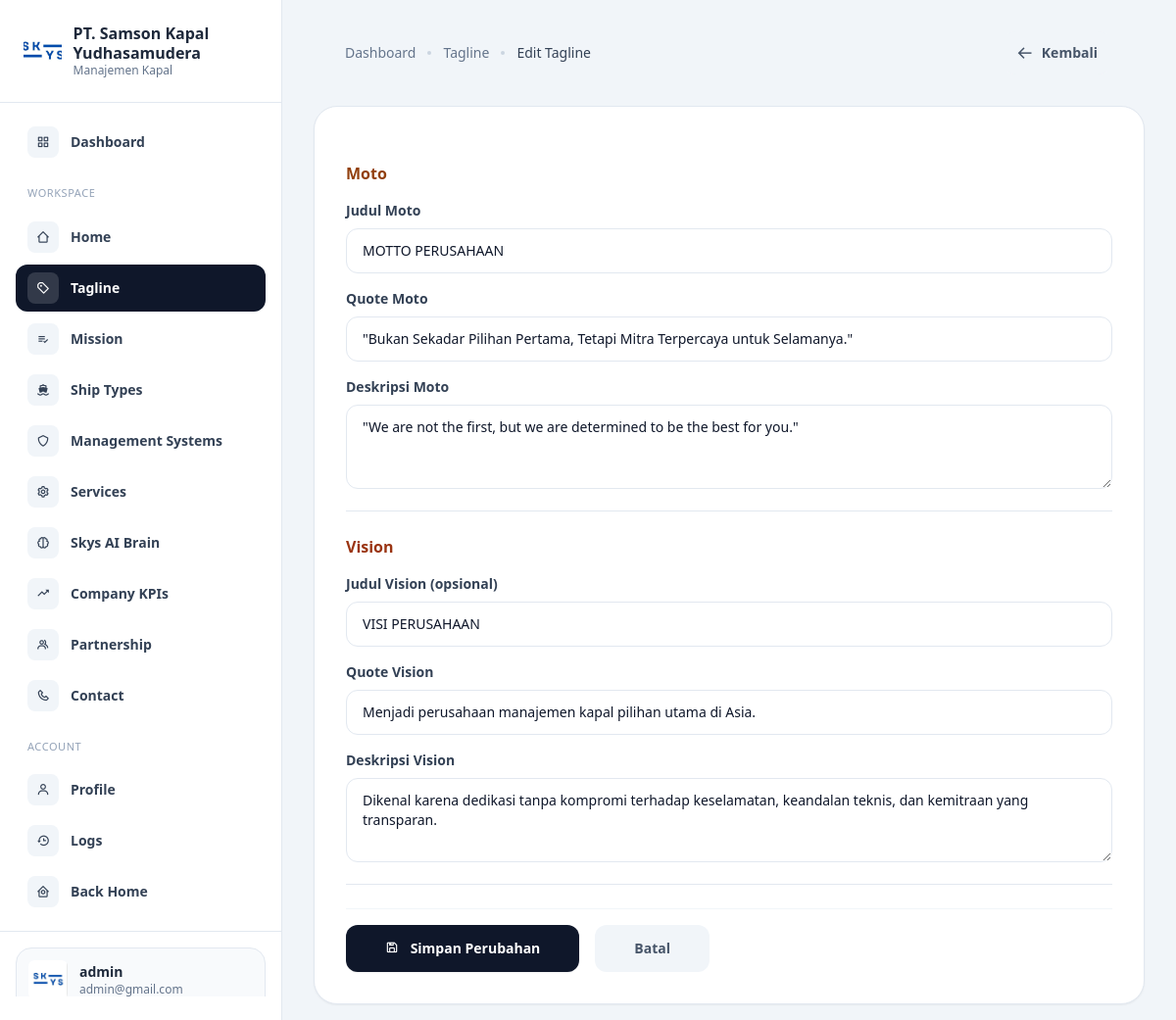
The app's page /dashboard/tagline/edit.php?id=1 (signed in) with its own data.
### tables this page shows
CREATE TABLE `taglines` (
  `id` int UNSIGNED NOT NULL,
  `title_moto` varchar(255) NOT NULL,
  `quete_moto` text NOT NULL,
  `description_moto` text NOT NULL,
  `title_vission` varchar(500) DEFAULT NULL,
  `quete_vission` text NOT NULL,
  `description_vission` text NOT NULL,
  `user_id` int UNSIGNED DEFAULT NULL,
  `created_at` datetime NOT NULL DEFAULT CURRENT_TIMESTAMP,
  `updated_at` datetime DEFAULT NULL ON UPDATE CURRENT_TIMESTAMP
);

CREATE TABLE `accounts` (
  `id` int UNSIGNED NOT NULL,
  `fullname` varchar(255) NOT NULL,
  `email` varchar(255) NOT NULL,
  `password` varchar(255) NOT NULL,
  `role_id` tinyint UNSIGNED NOT NULL DEFAULT '1',
  `created_at` datetime NOT NULL DEFAULT CURRENT_TIMESTAMP,
  `updated_at` datetime DEFAULT NULL ON UPDATE CURRENT_TIMESTAMP
);

### controllers/TaglineController.php (called while the page is built, shortened)
<?php
class TaglineController
{
    private mysqli $db;
    public function __construct(mysqli $db, ?AuthController $auth = null)
    {
        $this->db = $db;
    }
    public function getById(int $id): ?array
    {
        $stmt = $this->db->prepare("SELECT t.id, t.title_moto, t.quete_moto, t.description_moto, t.title_vission, t.quete_vission, t.description_vission, t.user_id, t.created_at, t.updated_at, a.fullname FROM `taglines` t LEFT JOIN `accounts` a ON t.user_id = a.id WHERE t.id = ? LIMIT 1");
        $stmt->bind_param('i', $id);
        $stmt->execute();
        $row = $stmt->get_result()->fetch_assoc();
        return $row ?: null;
    }
}

### dashboard/tagline/edit.php (the view, shortened to what this page needs)
<?php
$id = isset($_GET['id']) ? (int) $_GET['id'] : 0;
require_once __DIR__ . '/../header.php';
require_once __DIR__ . '/../../config/db.php';
require_once __DIR__ . '/../../controllers/TaglineController.php';
$auth = new AuthController($db);
$controller = new TaglineController($db, $auth);
$row = $controller->getById($id);
$active = 'tagline';
$breadcrumbs = [
    ['label' => 'Dashboard', 'href' => '/dashboard'],
    ['label' => 'Tagline', 'href' => '/dashboard/tagline'],
    ['label' => 'Edit Tagline', 'href' => '#'],
];
?>
<div class="flex min-h-screen overflow-hidden">
    <?php require_once __DIR__ . '/../sidebar.php'; ?>
    <main class="flex-1 min-w-0 h-screen overflow-y-auto px-4 md:px-8 space-y-4 pb-4">
        <div class="px-4 md:px-8 py-4">
            <div class="flex items-center justify-between">
                <div class="flex items-center gap-3">
                    <?php echo renderBreadcrumb($breadcrumbs); ?>
                </div>
                <a href="/dashboard/tagline"
                    class="flex items-center gap-2 rounded-2xl bg-slate-100 px-4 py-2 text-sm font-semibold text-slate-600 hover:bg-slate-200 transition-all">
                    <i class='bx bx-arrow-back text-lg'></i>
                    <span class="hidden sm:inline">Kembali</span>
                </a>
            </div>
        </div>
        <div class="rounded-3xl border border-slate-200 bg-white p-8 shadow-sm">
            <form action="/dashboard/tagline/process.php" method="POST" class="space-y-6" onsubmit="return validateTaglineForm()">
                <div class="border-b border-slate-200 pb-4">
                    <h3 class="text-base font-semibold text-amber-800 mb-4">Moto</h3>
                    <div class="space-y-4">
                        <div>
                            <label class="block text-sm font-semibold text-slate-700 mb-2">Judul Moto</label>
                            <input type="text" name="title_moto" required placeholder="Contoh: Moto Perusahaan"
                                value="<?php echo htmlspecialchars($row['title_moto']); ?>"
                                class="w-full rounded-xl border border-slate-200 px-4 py-3 text-sm focus:outline-none focus:ring-2 focus:ring-slate-900 focus:border-transparent transition-all">
                        </div>
                        <div>
                            <label class="block text-sm font-semibold text-slate-700 mb-2">Quote Moto</label>
                            <input type="text" name="quete_moto" required placeholder="Kutipan singkat moto"
                                value="<?php echo htmlspecialchars($row['quete_moto']); ?>"
                                class="w-full rounded-xl border border-slate-200 px-4 py-3 text-sm focus:outline-none focus:ring-2 focus:ring-slate-900 focus:border-transparent transition-all">
                        </div>
                        <div>
                            <label class="block text-sm font-semibold text-slate-700 mb-2">Deskripsi Moto</label>
                            <textarea name="description_moto" rows="3" required placeholder="Penjelasan moto perusahaan"
                                class="w-full rounded-xl border border-slate-200 px-4 py-3 text-sm focus:outline-none focus:ring-2 focus:ring-slate-900 focus:border-transparent transition-all"><?php echo htmlspecialchars($row['description_moto']); ?></textarea>
                        </div>
                    </div>
                </div>
                <div class="border-b border-slate-200 pb-4">
                    <h3 class="text-base font-semibold text-orange-800 mb-4">Vision</h3>
                    <div class="space-y-4">
                        <div>
                            <label class="block text-sm font-semibold text-slate-700 mb-2">Judul Vision (opsional)</label>
                            <input type="text" name="title_vission" placeholder="Contoh: Vision"
                                value="<?php echo htmlspecialchars($row['title_vission'] ?? ''); ?>"
                                class="w-full rounded-xl border border-slate-200 px-4 py-3 text-sm focus:outline-none focus:ring-2 focus:ring-slate-900 focus:border-transparent transition-all">
                        </div>
                        <div>
                            <label class="block text-sm font-semibold text-slate-700 mb-2">Quote Vision</label>
                            <input type="text" name="quete_vission" required placeholder="Kutipan vision"
                                value="<?php echo htmlspecialchars($row['quete_vission']); ?>"
                                class="w-full rounded-xl border border-slate-200 px-4 py-3 text-sm focus:outline-none focus:ring-2 focus:ring-slate-900 focus:border-transparent transition-all">
                        </div>
                        <div>
                            <label class="block text-sm font-semibold text-slate-700 mb-2">Deskripsi Vision</label>
                            <textarea name="description_vission" rows="3" required placeholder="Penjelasan vision perusahaan"
                                class="w-full rounded-xl border border-slate-200 px-4 py-3 text-sm focus:outline-none focus:ring-2 focus:ring-slate-900 focus:border-transparent transition-all"><?php echo htmlspecialchars($row['description_vission']); ?></textarea>
                        </div>
                    </div>
                </div>
                <div class="flex items-center gap-4 pt-4 border-t border-slate-100">
                    <button type="submit"
                        class="flex-1 md:flex-none rounded-xl bg-slate-900 px-10 py-3.5 text-sm font-semibold text-white hover:bg-slate-800 transition-all shadow-sm">
                        <i class='bx bx-save mr-2'></i> Simpan Perubahan
                    </button>
                    <a href="/dashboard/tagline"
                        class="flex-1 md:flex-none text-center rounded-xl bg-slate-100 px-10 py-3.5 text-sm font-semibold text-slate-600 hover:bg-slate-200 transition-all">
                        Batal
                    </a>
                </div>
            </form>
        </div>
    </main>
</div>
<?php require_once __DIR__ . '/../footer.php'; ?>

### dashboard/sidebar.php (shortened to what this page needs)
<?php
$user = $_SESSION['user'] ?? null;
$active = $active ?? 'dashboard';
function navClass(string $key, string $active): string
{
    $base = 'flex items-center gap-3 px-3 py-2 rounded-xl text-sm font-semibold ';
    if ($key === $active) {
        return $base . 'bg-slate-900 text-white';
    }
    return $base . 'text-slate-700 hover:bg-slate-100';
}
?>
<aside id="sidebar"
    class="fixed inset-y-0 left-0 z-50 w-72 bg-white text-slate-800 h-screen min-h-screen overflow-y-auto flex flex-col border-r border-slate-200 transform -translate-x-full transition-transform duration-300 ease-in-out lg:relative lg:translate-x-0">
    <div class="px-6 py-6 border-b border-slate-200 flex items-center justify-between">
        <div class="flex items-center gap-3">
            <div class="h-14 w-14 rounded-xl overflow-hidden">
                <img src="/public/logo.jpeg" alt="PT Samson Sure" class="h-full w-full object-cover">
            </div>
            <div>
                <div class="text-base font-semibold leading-tight">PT. Samson Kapal Yudhasamudera</div>
                <div class="text-xs text-slate-500">Manajemen Kapal</div>
            </div>
        </div>
    </div>
    <nav class="px-4 py-4 flex-1 space-y-1">
        <a href="/dashboard" class="<?php echo navClass('dashboard', $active); ?>">
            <span class="inline-flex h-8 w-8 items-center justify-center rounded-lg <?php echo $active === 'dashboard' ? 'bg-white/15' : 'bg-slate-100 text-slate-700'; ?>">
                <i class="bx bx-grid-alt"></i>
            </span>
            Dashboard
        </a>
        <div class="pt-4 pb-2 px-3 text-[11px] uppercase tracking-wider text-slate-400">Workspace</div>
        <a href="/dashboard/home" class="<?php echo navClass('home', $active); ?>">
            <span class="inline-flex h-8 w-8 items-center justify-center rounded-lg <?php echo $active === 'home' ? 'bg-white/15' : 'bg-slate-100 text-slate-700'; ?>">
                <i class="bx bx-home-alt-2"></i>
            </span>
            Home
        </a>
        <a href="/dashboard/tagline" class="<?php echo navClass('tagline', $active); ?>">
            <span class="inline-flex h-8 w-8 items-center justify-center rounded-lg <?php echo $active === 'tagline' ? 'bg-white/15' : 'bg-slate-100 text-slate-700'; ?>">
                <i class="bx bx-purchase-tag-alt"></i>
            </span>
            Tagline
        </a>
        <a href="/dashboard/mission" class="<?php echo navClass('mission', $active); ?>">
            <span class="inline-flex h-8 w-8 items-center justify-center rounded-lg <?php echo $active === 'mission' ? 'bg-white/15' : 'bg-slate-100 text-slate-700'; ?>">
                <i class="bx bx-list-check"></i>
            </span>
            Mission
        </a>
        <a href="/dashboard/ship-types" class="<?php echo navClass('ship-types', $active); ?>">
            <span class="inline-flex h-8 w-8 items-center justify-center rounded-lg <?php echo $active === 'ship-types' ? 'bg-white/15' : 'bg-slate-100 text-slate-700'; ?>">
                <i class="bx bxs-ship"></i>
            </span>
            Ship Types
        </a>
        <a href="/dashboard/management-systems" class="<?php echo navClass('management-systems', $active); ?>">
            <span class="inline-flex h-8 w-8 items-center justify-center rounded-lg <?php echo $active === 'management-systems' ? 'bg-white/15' : 'bg-slate-100 text-slate-700'; ?>">
                <i class="bx bx-shield"></i>
            </span>
            Management Systems
        </a>
        <a href="/dashboard/services" class="<?php echo navClass('services', $active); ?>">
            <span class="inline-flex h-8 w-8 items-center justify-center rounded-lg <?php echo $active === 'services' ? 'bg-white/15' : 'bg-slate-100 text-slate-700'; ?>">
                <i class="bx bx-cog"></i>
            </span>
            Services
        </a>
        <a href="/dashboard/skys-ai-brain" class="<?php echo navClass('skys-ai-brain', $active); ?>">
            <span class="inline-flex h-8 w-8 items-center justify-center rounded-lg <?php echo $active === 'skys-ai-brain' ? 'bg-white/15' : 'bg-slate-100 text-slate-700'; ?>">
                <i class="bx bx-brain"></i>
            </span>
            Skys AI Brain
        </a>
        <a href="/dashboard/company-kpis" class="<?php echo navClass('company-kpis', $active); ?>">
            <span class="inline-flex h-8 w-8 items-center justify-center rounded-lg <?php echo $active === 'company-kpis' ? 'bg-white/15' : 'bg-slate-100 text-slate-700'; ?>">
                <i class="bx bx-trending-up"></i>
            </span>
            Company KPIs
        </a>
        <a href="/dashboard/partnership" class="<?php echo navClass('partnership', $active); ?>">
            <span class="inline-flex h-8 w-8 items-center justify-center rounded-lg <?php echo $active === 'partnership' ? 'bg-white/15' : 'bg-slate-100 text-slate-700'; ?>">
                <i class="bx bx-group"></i>
            </span>
            Partnership
        </a>
        <a href="/dashboard/contact" class="<?php echo navClass('contact', $active); ?>">
            <span class="inline-flex h-8 w-8 items-center justify-center rounded-lg <?php echo $active === 'contact' ? 'bg-white/15' : 'bg-slate-100 text-slate-700'; ?>">
                <i class="bx bx-phone"></i>
            </span>
            Contact
        </a>
        <div class="pt-4 pb-2 px-3 text-[11px] uppercase tracking-wider text-slate-400">Account</div>
        <a href="/dashboard/profile" class="<?php echo navClass('profile', $active); ?>">
            <span class="inline-flex h-8 w-8 items-center justify-center rounded-lg <?php echo $active === 'profile' ? 'bg-white/15' : 'bg-slate-100 text-slate-700'; ?>">
                <i class="bx bx-user"></i>
            </span>
            Profile
        </a>
        <a href="/dashboard/logs" class="<?php echo navClass('logs', $active); ?>">
            <span class="inline-flex h-8 w-8 items-center justify-center rounded-lg <?php echo $active === 'logs' ? 'bg-white/15' : 'bg-slate-100 text-slate-700'; ?>">
                <i class="bx bx-history"></i>
            </span>
            Logs
        </a>
        <a href="/" class="<?php echo navClass('back-home', $active); ?>">
            <span class="inline-flex h-8 w-8 items-center justify-center rounded-lg <?php echo $active === 'back-home' ? 'bg-white/15' : 'bg-slate-100 text-slate-700'; ?>">
                <i class="bx bx-home-circle"></i>
            </span>
            Back Home
        </a>
    </nav>
    <div class="px-4 py-4 border-t border-slate-200">
        <div class="flex items-center gap-3 px-3 py-3 rounded-2xl bg-slate-50 border border-slate-200">
            <div class="h-10 w-10 rounded-md overflow-hidden">
                <img src="/public/logo.jpeg" alt="profile" />
            </div>
            <div class="min-w-0">
                <div class="text-sm font-semibold truncate">
                    <?php echo htmlspecialchars($user['fullname'] ?? 'Admin'); ?></div>
                <div class="text-xs text-slate-500 truncate"><?php echo htmlspecialchars($user['email'] ?? ''); ?></div>
            </div>
        </div>
    </div>
</aside>

### records on screen
taglines: user.fullname "admin", title_moto "MOTTO PERUSAHAAN", quete_moto "\"Bukan Sekadar Pilihan Pertama, Tetapi Mitra Terpercaya untuk Selamanya.\"", description_moto "\"We are not the first, but we are determined to be the best for you.\"", title_vission "VISI PERUSAHAAN", quete_vission "Menjadi perusahaan manajemen kapal pilihan utama di Asia.", description_vission "Dikenal karena dedikasi tanpa kompromi terhadap keselamatan, keandalan teknis, dan kemitraan yang transparan."

### other values on screen
$user['email'] "admin@gmail.com"
$label "Dashboard"
$label "Tagline"
$label "Edit Tagline"
